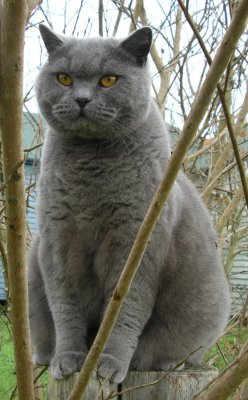
#> input picture mlblr/Assignment2/assets/cat.jpg, 248 x 400 px
$ jupyter execute --allow-errors code1.ipynb   (shell and % lines are left out)
#> lines starting #> are read from the running program, lines starting #| are printed output that depends on the picture
[cell 1]
def quicksort(eip_list):
    if len(eip_list) <= 1:
        return eip_list
    mlblr = eip_list[len(eip_list) // 2]
    eip_in = [mlblr_in for mlblr_in in eip_list if mlblr_in < mlblr]
    eip = [mlblr_in for mlblr_in in eip_list if mlblr_in == mlblr]
    eip_out = [mlblr_in for mlblr_in in eip_list if mlblr_in > mlblr]
    return quicksort(eip_in) + eip + quicksort(eip_out)

print(quicksort([3,6,8,10,1,2,1]))

[cell 2]
eip = 3
print(type(eip)) # Prints "<class 'int'>"
print(eip)       # Prints "3"
print(eip + 1)   # Addition; prints "4"
print(eip - 1)   # Subtraction; prints "2"
print(eip * 2)   # Multiplication; prints "6"
print(eip ** 2)  # Eeipponentiation; prints "9"
eip += 1
print(eip)  # Prints "4"
eip *= 2
print(eip)  # Prints "8"
mlblr = 2.5
print(type(mlblr)) # Prints "<class 'float'>"
print(mlblr, mlblr + 1, mlblr * 2, mlblr ** 2) # Prints "2.5 3.5 5.0 6.25"

[cell 3]
eip = True
mlblr = False
print(type(eip)) # Prints "<class 'bool'>"
print(eip and mlblr) # Logical AND; prints "False"
print(eip or mlblr)  # Logical OR; prints "True"
print(not eip)   # Logical NOT; prints "False"
print(eip != mlblr)  # Logical XOR; prints "True"

[cell 4]
eip = 'eip'    # String literals can use single quotes
mlblr = "mlblr"    # or double quotes; it does not matter.
print(eip)       # Prints "eip"
print(len(eip))  # String length; prints "3"
eip_in = eip + ' ' + mlblr  # String concatenation
print(eip_in)  # prints "eip mlblr"
eip_out = '%s %s %d' % (eip, mlblr, 9)  # sprintf style string formatting
print(eip_out)  # prints "eip mlblr 9"

[cell 5]
eip_out = "hello"
print(eip_out.capitalize())  # Capitalize a string; prints "Hello"
print(eip_out.upper())       # Convert a string to uppercase; prints "HELLO"
print(eip_out.rjust(7))      # Right-justify a string, padding with spaces; prints "  hello"
print(eip_out.center(7))     # Center a string, padding with spaces; prints " hello "
print(eip_out.replace('l', '(ell)'))  # Replace all instances of one substring with another;
                                # prints "he(ell)(ell)o"
print('  world '.strip())  # Strip leading and trailing whitespace; prints "world"

[cell 6]
eip_list = [3, 1, 2]    # Create a list
print(eip_list, eip_list[2])  # Prints "[3, 1, 2] 2"
print(eip_list[-1])     # Negative indices count from the end of the list; prints "2"
eip_list[2] = 'foo'     # Lists can contain elements of different types
print(eip_list)         # Prints "[3, 1, 'foo']"
eip_list.append('bar')  # Add a new element to the end of the list
print(eip_list)         # Prints "[3, 1, 'foo', 'bar']"
eip = eip_list.pop()      # Remove and return the last element of the list
print(eip, eip_list)      # Prints "bar [3, 1, 'foo']"

[cell 7]
eip_list = list(range(5))     # range is a built-in function that creates a list of integers
print(eip_list)               # Prints "[0, 1, 2, 3, 4]"
print(eip_list[2:4])          # Get a slice from index 2 to 4 (exclusive); prints "[2, 3]"
print(eip_list[2:])           # Get a slice from index 2 to the end; prints "[2, 3, 4]"
print(eip_list[:2])           # Get a slice from the start to index 2 (exclusive); prints "[0, 1]"
print(eip_list[:])            # Get a slice of the whole list; prints "[0, 1, 2, 3, 4]"
print(eip_list[:-1])          # Slice indices can be negative; prints "[0, 1, 2, 3]"
eip_list[2:4] = [8, 9]        # Assign a new sublist to a slice
print(eip_list)               # Prints "[0, 1, 8, 9, 4]"

[cell 8]
eip_list = ['cat', 'dog', 'monkey']
for eip in eip_list:
    print(eip)

[cell 9]
eip_list = ['cat', 'dog', 'monkey']
for mlblr, eip in enumerate(eip_list):
    print('#%d: %s' % (mlblr + 1, eip))

[cell 10]
eip_list = [0, 1, 2, 3, 4]
mlblr = []
for eip in eip_list:
    mlblr.append(eip ** 2)
print(mlblr)

[cell 11]
eip_list = [0, 1, 2, 3, 4]
mlblr = [eip ** 2 for eip in eip_list]
print(mlblr)

[cell 12]
eip_list = [0, 1, 2, 3, 4]
mlblr = [eip ** 2 for eip in eip_list if eip % 2 == 0]
print(mlblr)

[cell 13]
eip_dict = {'cat': 'cute', 'dog': 'furry'}  # Create a new dictionary with some data
print(eip_dict['cat'])       # Get an entry from a dictionary; prints "cute"
print('cat' in eip_dict)     # Check if a dictionary has a given key; prints "True"
eip_dict['fish'] = 'wet'     # Set an entry in a dictionary
print(eip_dict['fish'])      # Prints "wet"
# print(eip_dict['monkey'])  # KeyError: 'monkey' not a key of eip_dict
print(eip_dict.get('monkey', 'N/A'))  # Get an element with a default; prints "N/A"
print(eip_dict.get('fish', 'N/A'))    # Get an element with a default; prints "wet"
del eip_dict['fish']         # Remove an element from a dictionary
print(eip_dict.get('fish', 'N/A'))

[cell 14]
eip_dict = {'person': 2, 'cat': 4, 'spider': 8}
for eip in eip_dict:
    eip_out = eip_dict[eip]
    print('A %s has %d legs' % (eip, eip_out))

[cell 15]
eip_dict = {'person': 2, 'cat': 4, 'spider': 8}
for eip, eip_out in eip_dict.items():
    print('A %s has %d legs' % (eip, eip_out))

[cell 16]
eip_list = [0, 1, 2, 3, 4]
mlblr = {eip: eip ** 2 for eip in eip_list if eip % 2 == 0}
print(mlblr)  # Prints "{0: 0, 2: 4, 4: 16}"

[cell 17]
eip_list = {'cat', 'dog'}
print('cat' in eip_list)   # Check if an element is in a set; prints "True"
print('fish' in eip_list)  # prints "False"
eip_list.add('fish')       # Add an element to a set
print('fish' in eip_list)  # Prints "True"
print(len(eip_list))       # Number of elements in a set; prints "3"
eip_list.add('cat')        # Adding an element that is already in the set does nothing
print(len(eip_list))       # Prints "3"
eip_list.remove('cat')     # Remove an element from a set
print(len(eip_list))

[cell 18]
eip_list = {'cat', 'dog', 'fish'}
for mlblr, eip in enumerate(eip_list):
    print('#%d: %s' % (mlblr + 1, eip))
# Prints "#1: fish", "#2: dog", "#3: cat"
from math import sqrt
eip_list = {int(sqrt(eip)) for eip in range(30)}
print(eip_list)  # Prints "{0, 1, 2, 3, 4, 5}"

[cell 19]
eip_list = {(eip, eip + 1): eip for eip in range(10)}  # Create a dictionary with tuple keys
mlblr = (5, 6)        # Create a tuple
print(type(mlblr))    # Prints "<class 'tuple'>"
print(eip_list[mlblr])       # Prints "5"
print(eip_list[(1, 2)])

[cell 20]
def sign(eip):
    if eip > 0:
        return 'positive'
    elif eip < 0:
        return 'negative'
    else:
        return 'zero'

for eip in [-1, 0, 1]:
    print(sign(eip))

[cell 21]
def hello(eip, mlblr=False):
    if mlblr:
        print('HELLO, %s!' % eip.upper())
    else:
        print('Hello, %s' % eip)

hello('Bob') # Prints "Hello, Bob"
hello('Fred', mlblr=True)

[cell 22]
class Greeter(object):

    # Constructor
    def __init__(self, eip):
        self.eip = eip  # Create an instance variable

    # Instance method
    def greet(self, mlblr=False):
        if mlblr:
            print('HELLO, %s!' % self.eip.upper())
        else:
            print('Hello, %s' % self.eip)

eip_in = Greeter('Fred')  # Construct an instance of the Greeter class
eip_in.greet()            # Call an instance method; prints "Hello, Fred"
eip_in.greet(mlblr=True)

[cell 23]
import numpy as np

[cell 24]
eip_list = np.array([1, 2, 3])   # Create eip_list rank 1 array
print(type(eip_list))            # Prints "<class 'numpy.ndarray'>"
print(eip_list.shape)            # Prints "(3,)"
print(eip_list[0], eip_list[1], eip_list[2])   # Prints "1 2 3"
eip_list[0] = 5                  # Change an element of the array
print(eip_list)                  # Prints "[5, 2, 3]"

[cell 25]
mlblr = np.array([[1,2,3],[4,5,6]])    # Create eip_list rank 2 array
print(mlblr.shape)                     # Prints "(2, 3)"
print(mlblr[0, 0], mlblr[0, 1], mlblr[1, 0])

[cell 26]
eip_list = np.zeros((2,2))   # Create an array of all zeros
print(eip_list)              # Prints "[[ 0.  0.]

[cell 27]
eip_in = np.ones((1,2))    # Create an array of all ones
print(eip_in)              # Prints "[[ 1.  1.]]"

eip_out = np.full((2,2), 7)  # Create a constant array
print(eip_out)               # Prints "[[ 7.  7.]
                       #          [ 7.  7.]]"

eip = np.eye(2)         # Create a 2x2 identity matrix
print(eip)              # Prints "[[ 1.  0.]
                      #          [ 0.  1.]]"

eip = np.random.random((2,2))  # Create an array filled with random values
print(eip)

[cell 28]
eip = np.array([[1,2,3,4], [5,6,7,8], [9,10,11,12]])

mlblr = eip[:2, 1:3]

print(eip[0, 1])   # Prints "2"
mlblr[0, 0] = 77     # mlblr[0, 0] is the same piece of data as eip[0, 1]
print(eip[0, 1])   #

[cell 29]
eip_in = eip[1, :]    # Rank 1 view of the second row of eip
eip_out = eip[1:2, :]  # Rank 2 view of the second row of eip
print(eip_in, eip_in.shape)  # Prints "[5 6 7 8] (4,)"
print(eip_out, eip_out.shape)  # Prints "[[5 6 7 8]] (1, 4)"

[cell 30]
eip_in = eip[:, 1]
eip_out = eip[:, 1:2]
print(eip_in, eip_in.shape)  # Prints "[ 2  6 10] (3,)"
print(eip_out, eip_out.shape)

[cell 31]
eip = np.array([[1,2], [3, 4], [5, 6]])

print(eip[[0, 1, 2], [0, 1, 0]])  # Prints "[1 4 5]"

print(np.array([eip[0, 0], eip[1, 1], eip[2, 0]]))  # Prints "[1 4 5]"

print(eip[[0, 0], [1, 1]])  # Prints "[2 2]"

print(np.array([eip[0, 1], eip[0, 1]]))  # Prints "[2 2]"

[cell 32]
eip = np.array([[1,2,3], [4,5,6], [7,8,9], [10, 11, 12]])

print(eip)  # prints "array([[ 1,  2,  3],
          #                [ 4,  5,  6],
          #                [ 7,  8,  9],
          #                [10, 11, 12]])"

[cell 33]
mlblr = np.array([0, 2, 0, 1])

print(eip[np.arange(4), mlblr])  # Prints "[ 1  6  7 11]"

eip[np.arange(4), mlblr] += 10

print(eip)

mlblr = np.array([[1,2], [3, 4], [5, 6]])

eip = (mlblr > 2)   # Find the elements of mlblr that are bigger than 2;

print(eip)      # Prints "[[False False]
print(mlblr[eip])  # Prints "[3 4 5 6]"
print(mlblr[mlblr > 2])

[cell 34]
eip = np.array([1, 2])   # Let numpy choose the datatype
print(eip.dtype)         # Prints "int64"

eip = np.array([1.0, 2.0])   # Let numpy choose the datatype
print(eip.dtype)             # Prints "float64"

eip = np.array([1, 2], dtype=np.int64)   # Force a particular datatype
print(eip.dtype)

eip = np.array([[1,2],[3,4]], dtype=np.float64)
mlblr = np.array([[5,6],[7,8]], dtype=np.float64)

print(eip + mlblr)
print(np.add(eip, mlblr))
print(eip - mlblr)
print(np.subtract(eip, mlblr))
print(eip * mlblr)
print(np.multiply(eip, mlblr))
print(eip / mlblr)
print(np.divide(eip, mlblr))
print(np.sqrt(eip))

[cell 35]
eip = np.array([[1,2],[3,4]])
mlblr = np.array([[5,6],[7,8]])

mlblr_in = np.array([9,10])
mlblr_out = np.array([11, 12])

print(mlblr_in.dot(mlblr_out))
print(np.dot(mlblr_in, mlblr_out))
print(eip.dot(mlblr_in))
print(np.dot(eip, mlblr_in))
print(eip.dot(mlblr))
print(np.dot(eip, mlblr))

[cell 36]
eip = np.array([[1,2],[3,4]])

print(np.sum(eip))  # Compute sum of all elements; prints "10"
print(np.sum(eip, axis=0))  # Compute sum of each column; prints "[4 6]"
print(np.sum(eip, axis=1))

eip = np.array([[1,2], [3,4]])
print(eip)
print(eip.T)
mlblr = np.array([1,2,3])
print(mlblr)
print(mlblr.T)

[cell 37]
eip = np.array([[1,2,3], [4,5,6], [7,8,9], [10, 11, 12]])
eip_in = np.array([1, 0, 1])
mlblr = np.empty_like(eip)   # Create an empty matrix with the same shape as eip

for i in range(4):
    mlblr[i, :] = eip[i, :] + eip_in

print(mlblr)

[cell 38]
eip = np.array([[1,2,3], [4,5,6], [7,8,9], [10, 11, 12]])
eip_in = np.array([1, 0, 1])
eip_out = np.tile(eip_in, (4, 1))   # Stack 4 copies of eip_in on top of each other
print(eip_out)                 # Prints "[[1 0 1]
mlblr = eip + eip_out  # Add eip and eip_out elementwise
print(mlblr)

[cell 39]
eip = np.array([[1,2,3], [4,5,6], [7,8,9], [10, 11, 12]])
mlblr = np.array([1, 0, 1])
eip_in = eip + mlblr  # Add mlblr to each row of x using broadcasting
print(eip_in)

[cell 40]
eip = np.array([1,2,3])  # eip has shape (3,)
mlblr = np.array([4,5])    # mlblr has shape (2,)
print(np.reshape(eip, (3, 1)) * mlblr)
mlblr_in = np.array([[1,2,3], [4,5,6]])
print(mlblr_in + eip)
print((mlblr_in.T + mlblr).T)
print(mlblr_in + np.reshape(mlblr, (2, 1)))
print(mlblr_in * 2)

[cell 41]
from imageio import imread, imsave
from skimage.transform import resize
import matplotlib.pyplot as plt

[cell 42]
mlblr = imread('./assets/cat.jpg')
#> mlblr is the input picture: shape (400, 248, 3); mean R, G, B 117.6, 116.7, 103.4

[cell 43]
print(mlblr.dtype, mlblr.shape)  # Prints "uint8 (400, 248, 3)"
#| uint8 (400, 248, 3)

[cell 44]
mlblr_in = mlblr * [1, 0.95, 0.9]
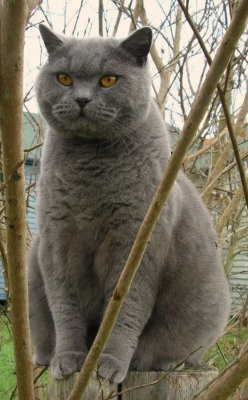
#> mlblr_in: shape (400, 248, 3) float64; mean R, G, B 117.6, 110.9, 93.1
mlblr_in = resize(mlblr_in, (300, 300))
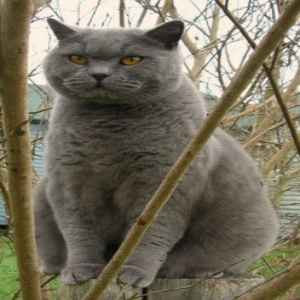
#> mlblr_in: shape (300, 300, 3) float64; mean R, G, B 117.6, 110.9, 93.1
#> (the rest of this cell did not finish here and is left out)

[cell 45]
from scipy.spatial.distance import pdist, squareform

[cell 46]
eip = np.array([[0, 1], [1, 0], [2, 0]])
print(eip)

[cell 47]
mlblr = squareform(pdist(eip, 'euclidean'))
print(mlblr)

[cell 48]
eip = np.arange(0, 3 * np.pi, 0.1)
mlblr = np.sin(eip)

[cell 49]
plt.plot(eip, mlblr)
plt.show()
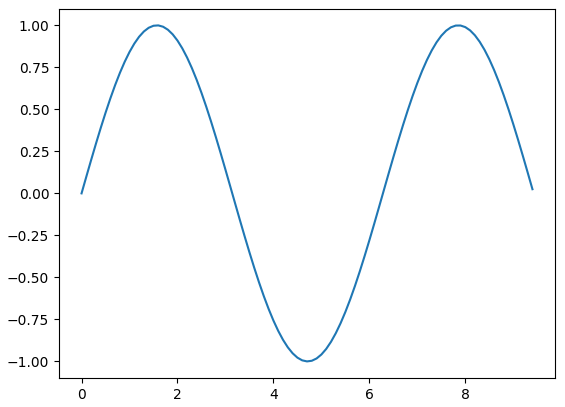
#> figure drawn by matplotlib, 1 panel; curve peaks at x = 1.6, y = 1

[cell 50]
eip = np.arange(0, 3 * np.pi, 0.1)
mlblr_in = np.sin(eip)
mlblr_out = np.cos(eip)

[cell 51]
plt.plot(eip, mlblr_in)
plt.plot(eip, mlblr_out)
plt.xlabel('eip axis label')
plt.ylabel('y axis label')
plt.title('Sine and Cosine')
plt.legend(['Sine', 'Cosine'])
plt.show()
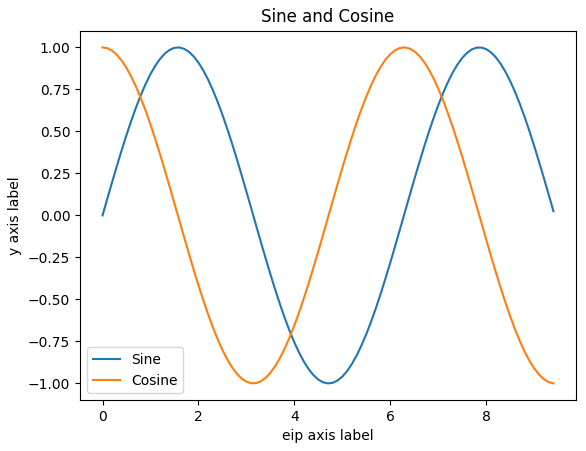
#> figure drawn by matplotlib, 1 panel; curve peaks at x = 1.6, y = 1; curve peaks at x = 0, y = 1

[cell 52]
eip = np.arange(0, 3 * np.pi, 0.1)
mlblr_in = np.sin(eip)
mlblr_out = np.cos(eip)

[cell 53]
plt.subplot(2, 1, 1)
plt.plot(eip, mlblr_in)
plt.title('Sine')
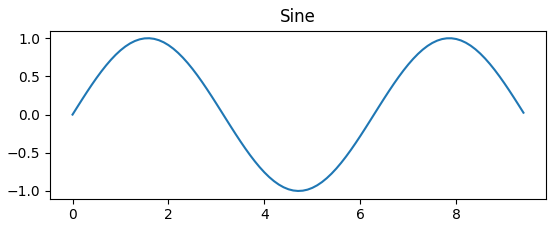
#> figure drawn by matplotlib, 1 panel; curve peaks at x = 1.6, y = 1

[cell 54]
plt.subplot(2, 1, 2)
plt.plot(eip, mlblr_out)
plt.title('Cosine')
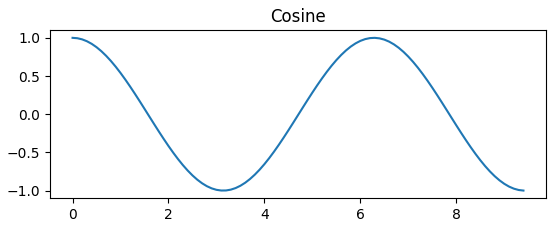
#> figure drawn by matplotlib, 1 panel; curve peaks at x = 0, y = 1

[cell 55]
mlblr = imread('./assets/cat.jpg')
mlblr_in = mlblr * [1, 0.95, 0.9]

[cell 56]
plt.subplot(1, 2, 1)
plt.imshow(mlblr)

[cell 57]
plt.subplot(1, 2, 2)

plt.imshow(np.uint8(mlblr_in))
plt.show()
